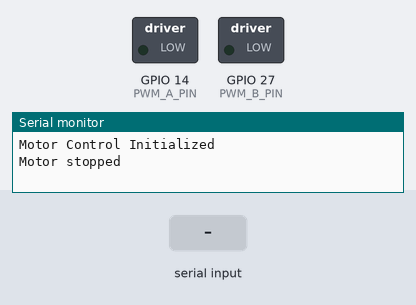
A sketch run on a simulated ESP32. Shown: switched loads named in the sketch (green lamp = pin HIGH), the last lines printed to the serial monitor. The inputs (shaded band) are chosen by the test bench.

Above: at 1.2 s.
1.3 s: "up\n" received over Serial
At 2.5 s:
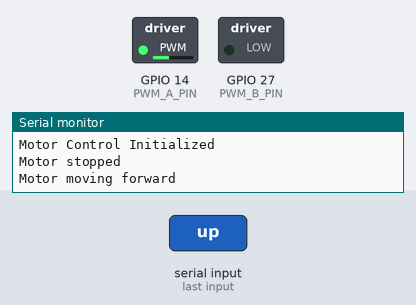
2.8 s: "down\n" received over Serial
At 3.6 s:
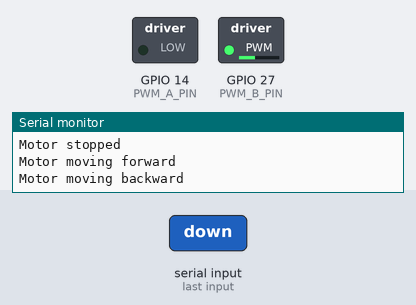
Timing chart, 0 to 5.8 s (numbered marks = the images above; inputs shaded):
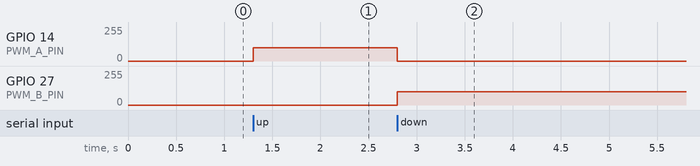

The sketch:

DC_motor_test.ino
```cpp
// ピン定義
#define PWM_A_PIN 14           // モータードライバのPWM Aピン
#define PWM_B_PIN 27           // モータードライバのPWM Bピン

// PWM設定
#define PWM_CHANNEL_A 0        // PWMチャンネルA
#define PWM_CHANNEL_B 1        // PWMチャンネルB
#define PWM_FREQUENCY 5000     // 5kHz
#define PWM_RESOLUTION 8       // 8ビット
#define PWM_DUTY_CYCLE 100     // PWMのデューティサイクル (0-255)

void setup() {
  // シリアル通信初期化
  Serial.begin(115200);
  Serial.println("Motor Control Initialized");

  // PWMの初期化
  ledcSetup(PWM_CHANNEL_A, PWM_FREQUENCY, PWM_RESOLUTION);
  ledcSetup(PWM_CHANNEL_B, PWM_FREQUENCY, PWM_RESOLUTION);

  // PWMチャンネルをピンにアタッチ
  ledcAttachPin(PWM_A_PIN, PWM_CHANNEL_A);
  ledcAttachPin(PWM_B_PIN, PWM_CHANNEL_B);

  // モーターを停止状態で初期化
  stopMotor();
}

void loop() {
  // シリアル通信からの入力処理
  if (Serial.available()) {
    String command = Serial.readStringUntil('\n');
    command.trim(); // 空白文字を削除

    if (command == "up") {
      startForward();
    } else if (command == "down") {
      startBackward();
    } else {
      stopMotor();
    }
  }
}

// モーターを正転させる
void startForward() {
  Serial.println("Motor moving forward");
  ledcWrite(PWM_CHANNEL_A, PWM_DUTY_CYCLE); // PWM Aに信号を出力
  ledcWrite(PWM_CHANNEL_B, 0);             // PWM Bを停止
}

// モーターを逆転させる
void startBackward() {
  Serial.println("Motor moving backward");
  ledcWrite(PWM_CHANNEL_A, 0);             // PWM Aを停止
  ledcWrite(PWM_CHANNEL_B, PWM_DUTY_CYCLE); // PWM Bに信号を出力
}

// モーターを停止する
void stopMotor() {
  Serial.println("Motor stopped");
  ledcWrite(PWM_CHANNEL_A, 0);
  ledcWrite(PWM_CHANNEL_B, 0);
}
```

Measured:
- after the input at 1.3 s, GPIO 14 (PWM_A_PIN): 0/255 → 100/255 at once
- after the input at 2.8 s, GPIO 14 (PWM_A_PIN): 100/255 → 0/255 at once; GPIO 27 (PWM_B_PIN): 0/255 → 100/255 at once
